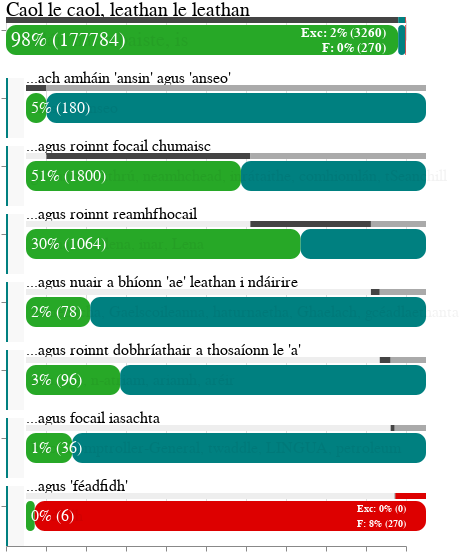

The notebook cell saved with this chart:
### Code cell
from altair import vegalite

vegalite.display.VegaLite._validate = lambda self: True
vegalite.display.VegaLite(ad)

### Figure 1 — Vega-Lite specification as saved in the notebook (floating-point values rounded to 4 significant figures)
{"config": {"view": {"continuousWidth": 400, "continuousHeight": 300, "strokeOpacity": 0}, "font": "League Spartan", "range": {"category": ["#008080", "#aaaaaa", "#dd0000", "#eeeeee", "#444444"]}}, "data": {"name": "data-6e185d148f03ae53209376e431ff2a86"}, "facet": {"row": {"field": "name", "header": {"labels": false}, "sort": {"field": "ix"}, "title": null, "type": "nominal"}}, "spec": {"layer": [{"mark": {"type": "text", "align": "left", "dx": -200, "fontSize": {"expr": "(1 - 0.2 * datum.level_0) * 20"}, "xOffset": {"expr": "datum.level_0 * 20"}, "yOffset": -20}, "encoding": {"text": {"field": "name", "type": "nominal"}}}, {"mark": {"type": "bar", "height": 6, "xOffset": {"expr": "datum.level_0 * 20"}, "yOffset": -10}, "encoding": {"color": {"field": "color_key", "legend": null, "type": "nominal"}, "order": {"field": "split", "type": "quantitative"}, "x": {"axis": {"labels": false, "title": null}, "field": "value", "stack": "normalize", "type": "quantitative"}, "y": {"axis": {"labels": false, "title": null}, "field": "variable", "sort": ["offset", "tick", "excepted", "fail"], "type": "nominal"}}, "transform": [{"fold": ["offset", "tick", "excepted", "fail"]}, {"calculate": "indexof(['offset', 'tick', 'excepted', 'fail'], datum.key)", "as": "split"}, {"calculate": "datum.final && datum.key == \"fail\" ? \"fail_all\" : datum.key", "as": "color_key"}]}, {"mark": {"type": "rect", "color": "#f8f8f8", "height": 60, "x": 0, "x2": {"expr": "datum.level_0 * 20 * 0.9"}, "yOffset": 20}}, {"mark": {"type": "rect", "color": "#008080", "height": 60, "x": 0, "x2": {"expr": "datum.level_0 * 20 * 0.1"}, "yOffset": 20}}, {"layer": [{"mark": {"type": "rect", "cornerRadius": 10, "cursor": "pointer", "height": 30, "x2Offset": {"expr": "datum.level_0 * 20"}, "xOffset": {"expr": "datum.level_0 * 20"}, "yOffset": 20}, "encoding": {"color": {"condition": {"value": "#eeeeee", "selection": "selector001"}, "value": "#27a827"}, "x": {"datum": 0}, "x2": {"field": "tick_norm", "type": "quantitative"}}, "selection": {"selector001": {"type": "single", "empty": "none"}}}, {"mark": {"type": "rect", "cornerRadius": 10, "cursor": "auto", "height": 30, "x2Offset": {"expr": "datum.level_0 * 20"}, "xOffset": {"expr": "datum.level_0 * 20"}, "yOffset": 20}, "encoding": {"color": {"condition": {"value": "#eeeeee", "selection": "selector001"}, "value": "#008080"}, "x": {"field": "pass_norm", "type": "quantitative"}, "x2": {"field": "tick_norm", "type": "quantitative"}}}, {"mark": {"type": "rect", "cornerRadius": 10, "cursor": "auto", "height": 30, "x2Offset": {"expr": "datum.level_0 * 20"}, "xOffset": {"expr": "datum.level_0 * 20"}, "yOffset": 20}, "encoding": {"color": {"condition": {"value": "#eeeeee", "selection": "selector001"}, "value": "#008080"}, "x": {"field": "pass_norm", "type": "quantitative"}, "x2": {"datum": 1}}, "transform": [{"filter": "(!datum.final)"}]}, {"mark": {"type": "rect", "cornerRadius": 10, "cursor": "pointer", "height": 30, "x2Offset": {"expr": "datum.level_0 * 20"}, "xOffset": {"expr": "datum.level_0 * 20"}, "yOffset": 20}, "encoding": {"color": {"condition": {"value": "#eeeeee", "selection": "selector002"}, "value": "#dd0000"}, "x": {"field": "pass_norm", "type": "quantitative"}, "x2": {"datum": 1}}, "selection": {"selector002": {"type": "single", "empty": "none"}}, "transform": [{"filter": "datum.final"}]}, {"mark": {"type": "text", "align": "left", "dx": -200, "fontSize": {"expr": "(1 - 0.2 * datum.level_0) * 20"}, "xOffset": {"expr": "datum.level_0 * 20 + 5"}, "yOffset": 10}, "encoding": {"opacity": {"condition": {"value": 0.9, "selection": "selector001"}, "value": 0.05}, "text": {"field": "joined_samples", "type": "nominal"}}, "transform": [{"calculate": "join(datum.samples, \", \")", "as": "joined_samples"}]}, {"mark": {"type": "text", "align": "left", "color": "white", "dx": -200, "fontSize": {"expr": "(1 - 0.2 * datum.level_0) * 20"}, "text": {"expr": "round(datum.tick * 100 / datum.total) + \"% (\" + datum.tick + \")\""}, "xOffset": {"expr": "datum.level_0 * 20 + 5"}, "yOffset": 10}, "encoding": {"opacity": {"condition": {"value": 0, "selection": "selector001"}, "value": 1}}}, {"mark": {"type": "text", "align": "left", "color": "red", "dx": -200, "fontSize": 15, "fontWeight": "bold", "xOffset": {"expr": "datum.level_0 * 20 + 20"}, "yOffset": 30}, "encoding": {"opacity": {"condition": {"value": 0.9, "selection": "selector001"}, "value": 0.0}, "text": {"field": "joined_samples", "type": "nominal"}}, "transform": [{"filter": "datum.final"}, {"calculate": "\"...\" + join(datum.samples_fail, \", \")", "as": "joined_samples"}]}, {"mark": {"type": "text", "align": "right", "color": "white", "dx": -200, "fontSize": {"expr": "(1 - 0.2 * datum.level_0) * 13"}, "fontWeight": "bold", "text": {"expr": "\"Exc: \" + round(datum.excepted * 100 / datum.total) + \"% (\" + datum.excepted + \")\""}, "xOffset": {"expr": "datum.level_0 * 20 + 380"}, "yOffset": 3}, "encoding": {"opacity": {"condition": {"value": 0, "selection": "selector001"}, "value": 1}}, "transform": [{"filter": "datum.final"}]}, {"mark": {"type": "text", "align": "right", "color": "white", "dx": -200, "fontSize": {"expr": "(1 - 0.2 * datum.level_0) * 13"}, "fontWeight": "bold", "text": {"expr": "\"F: \" + round(datum.fail * 100 / datum.total) + \"% (\" + datum.fail + \")\""}, "xOffset": {"expr": "datum.level_0 * 20 + 380"}, "yOffset": 18}, "encoding": {"opacity": {"condition": {"value": 0, "selection": "selector001"}, "value": 1}}, "transform": [{"filter": "datum.final"}]}]}], "transform": [{"calculate": "datum.pass + datum.fail", "as": "used"}, {"calculate": "datum.excepted / datum.used", "as": "excepted_norm"}, {"calculate": "datum.pass / datum.used", "as": "pass_norm"}, {"calculate": "datum.tick / datum.used", "as": "tick_norm"}, {"calculate": "datum.fail / datum.used", "as": "fail_norm"}]}, "padding": 0, "spacing": 0, "$schema": "https://vega.github.io/schema/vega-lite/v4.17.0.json", "datasets": {"data-6e185d148f03ae53209376e431ff2a86": [{"level_0": 0, "level_1": 0, "pass": 181044, "tick": 177784, "fail": 270, "samples": ["As", "lár", "na", "tubaiste", "is"], "samples_fail": ["agena", "Bordcheantair", "Bhordcheantar", "tsecoind", "magenta"], "offset": 0, "excepted": 3260, "name": "Caol le caol, leathan le leathan", "total": 181314, "final": true}, {"level_0": 1, "level_1": 0, "pass": 180, "tick": 180, "fail": 3350, "samples": ["Ansin", "Anseo"], "samples_fail": ["gCeanncheathrú", "faoina", "neamhchead", "ina", "thraenacha"], "offset": 0, "excepted": 0, "name": "...ach amháin 'ansin' agus 'anseo'", "total": 3530, "final": false}, {"level_0": 1, "level_1": 1, "pass": 1800, "tick": 1800, "fail": 1550, "samples": ["gCeanncheathrú", "neamhchead", "inrátaithe", "comhiomlán", "tSeanchill"], "samples_fail": ["faoina", "ina", "thraenacha", "arís", "lena"], "offset": 180, "excepted": 0, "name": "...agus roinnt focail chumaisc", "total": 3530, "final": false}, {"level_0": 1, "level_1": 2, "pass": 1064, "tick": 1064, "fail": 486, "samples": ["faoina", "ina", "lena", "inar", "Lena"], "samples_fail": ["thraenacha", "arís", "biro", "age", "agena"], "offset": 1980, "excepted": 0, "name": "...agus roinnt reamhfhocail", "total": 3530, "final": false}, {"level_0": 1, "level_1": 3, "pass": 78, "tick": 78, "fail": 408, "samples": ["thraenacha", "Gaelscoileanna", "haturnaetha", "Ghaelach", "gcéadlaethanta"], "samples_fail": ["arís", "biro", "age", "agena", "Bordcheantair"], "offset": 3044, "excepted": 0, "name": "...agus nuair a bhíonn 'ae' leathan i ndáirire", "total": 3530, "final": false}, {"level_0": 1, "level_1": 4, "pass": 96, "tick": 96, "fail": 312, "samples": ["arís", "age", "n-atriam", "ariamh", "aréir"], "samples_fail": ["biro", "agena", "Bordcheantair", "Bhordcheantar", "tsecoind"], "offset": 3122, "excepted": 0, "name": "...agus roinnt dobhríathair a thosaíonn le 'a'", "total": 3530, "final": false}, {"level_0": 1, "level_1": 5, "pass": 36, "tick": 36, "fail": 276, "samples": ["biro", "Comptroller-General", "twaddle", "LINGUA", "petroleum"], "samples_fail": ["agena", "Bordcheantair", "Bhordcheantar", "tsecoind", "magenta"], "offset": 3218, "excepted": 0, "name": "...agus focail iasachta", "total": 3530, "final": false}, {"level_0": 1, "level_1": 6, "pass": 6, "tick": 6, "fail": 270, "samples": ["féadfidh"], "samples_fail": ["agena", "Bordcheantair", "Bhordcheantar", "tsecoind", "magenta"], "offset": 3254, "excepted": 0, "name": "...agus 'féadfidh'", "total": 3530, "final": true}]}}
